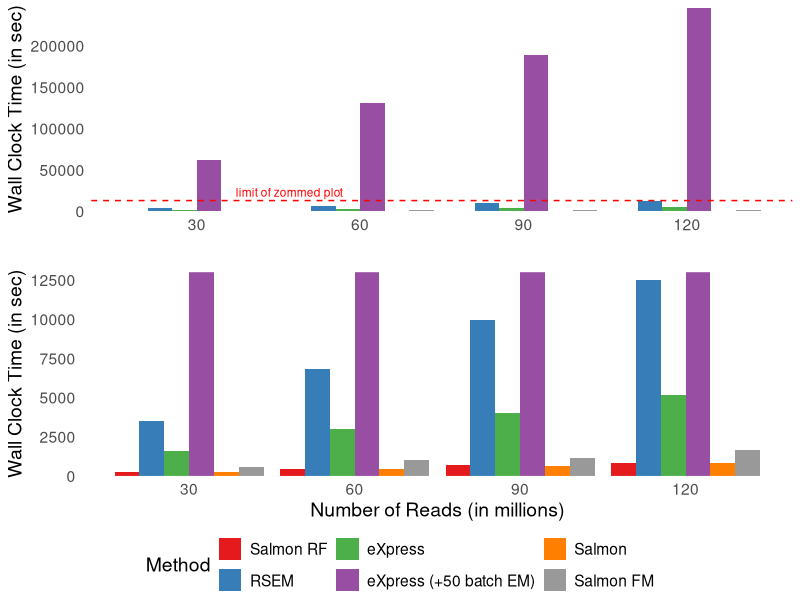

The R script that drew this image:
library(reshape2)
library(ggplot2)
library(RColorBrewer)
library(grid)
library(gridExtra)

## NOTE: This assumes we are excuting inside of the paper/suppfigs directory (in the same directory
##       as memory_scaling.csv).
t <- read.csv("time_scaling.csv", check.names=FALSE, header=TRUE)
print(t)
mt <- melt(t, id="Total Read Counts")
names(mt) <- c("Read_Count", "Method", "Time")
print(mt)
# skipget yellow
pal <- brewer.pal(9, "Set1")[c(1,2,3,4,5,9)]

grid_arrange_shared_legend <- function(..., ncol = length(list(...)), nrow = 1, position = c("bottom", "right")) {
   
   plots <- list(...)
   position <- match.arg(position)
   g <- ggplotGrob(plots[[1]] + theme(legend.position = position))$grobs
   legend <- g[[which(sapply(g, function(x) x$name) == "guide-box")]]
   lheight <- sum(legend$height)
   lwidth <- sum(legend$width)
   gl <- lapply(plots, function(x) x + theme(legend.position="none"))
   gl <- c(gl, ncol = ncol, nrow = nrow)
   
   combined <- switch(position,
                      "bottom" = arrangeGrob(do.call(arrangeGrob, gl),
                                             legend,
                                             ncol = 1,
                                             heights = unit.c(unit(1, "npc") - lheight, lheight)),
                      "right" = arrangeGrob(do.call(arrangeGrob, gl),
                                            legend,
                                            ncol = 2,
                                            widths = unit.c(unit(1, "npc") - lwidth, lwidth)))
   
   grid.newpage()
   grid.draw(combined)
   
   # return gtable invisibly
   invisible(combined)
   
}

ycut <- 13000 

global <- ggplot(data=mt, aes_string(x="Read_Count", y="Time", fill="Method")) + 
  geom_bar(stat="identity", position ="dodge") + 
  theme_classic() + scale_y_continuous(expand = c(0, 0)) + 
  scale_fill_manual(values=pal) + 
  xlab("") + #Number of Reads (in millions)") + 
  ylab("Wall Clock Time (in sec)") + 
  scale_x_continuous(breaks=c(30,60,90,120)) + theme(line = element_blank()) + 
  theme(text=element_text(size=14)) + geom_hline(yintercept = ycut, color="red", linetype="dashed") + annotate("text", 47,size=3, ycut+10000, label = "limit of zommed plot", color = "red")

local <- ggplot(data=mt, aes_string(x="Read_Count", y="Time", fill="Method")) + 
  geom_bar(stat="identity", position ="dodge") + 
  theme_classic() + scale_y_continuous(expand = c(0, 0)) + 
  scale_fill_manual(values=pal) + 
  xlab("Number of Reads (in millions)") + 
  ylab("Wall Clock Time (in sec)") + 
  scale_x_continuous(breaks=c(30,60,90,120)) + 
  theme(text=element_text(size=14)) + coord_cartesian(ylim=c(0, ycut)) + theme(line = element_blank()) +  theme(legend.position="none")   

#vp <- viewport(width=0.3, height=0.5, x=0.2, y=0.7)
#print(global)
#print(local, vp = vp)

grid_arrange_shared_legend(global, local, ncol=1, nrow=2)
p <- ggplot(mpg, aes(displ, hwy)) + geom_point() + facet_wrap(~class)
p <- ggplotGrob(p)
ggsave(p, 'test.pdf')


